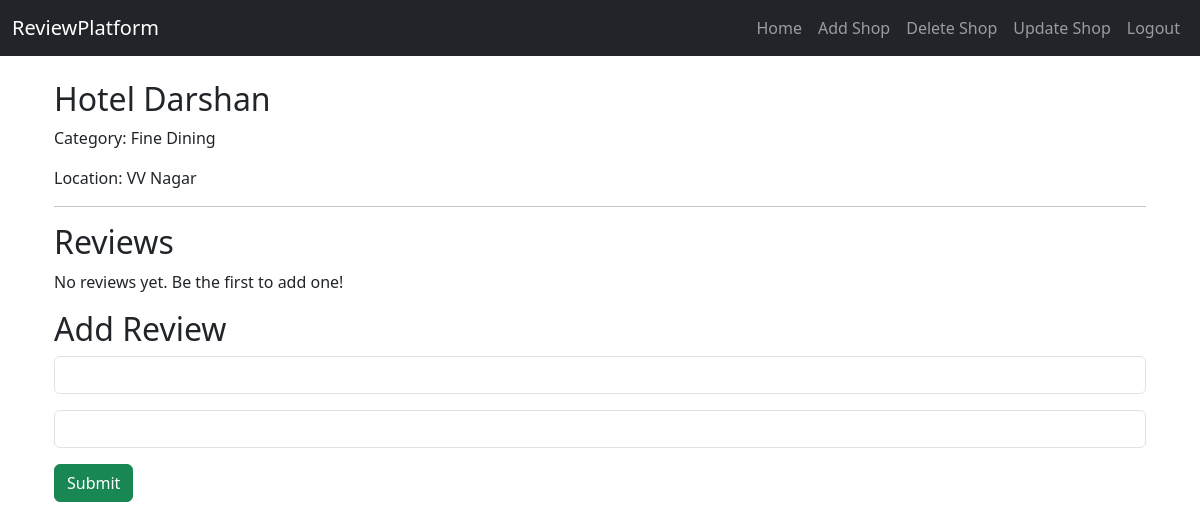
Screenshot of /shop/15/ (signed in) with the database file from the repository.
### reviews/models.py (models this page shows, shortened)
class Shop(models.Model):
    category_choices = [
        ('fast-food','Fast Food'),
        ('cafe','Cafe'),
        ('fine-dining','Fine Dining'),
        ('light-meals','Light Meals'),
        ('desserts','Desserts'),
    ]
    name = models.CharField(max_length=50)
    category = models.CharField(max_length=50, choices=category_choices, default='other')
    location = models.CharField(max_length=50)
    added_by = models.ForeignKey(User,on_delete=models.CASCADE)
    created_at = models.DateTimeField(auto_now_add=True)

### reviews/views.py (the view, shortened to what this page needs)
# urls.py: path('shop/<int:shop_id>/',views.shop_det,name='shop_detail'),
@login_required(login_url='login')
def shop_det(request, shop_id):
    shop = get_object_or_404(Shop, pk=shop_id)
    reviews = Review.objects.filter(shop=shop)
    return render(request, 'reviews/shop_detail.html',{
        'shop':shop,
        'reviews' : reviews
    })

### reviews/templates/reviews/shop_detail.html (shortened to what this page needs)
{% extends "reviews/base.html" %}
{% block content %}
<div class="container mt-4">
    <h2>{{ shop.name }}</h2>
    <p>Category: {{ shop.get_category_display }}</p>
    <p>Location: {{ shop.location }}</p>
    <hr>
    <h2>Reviews</h2>
    {% if reviews %}
    {% for review in reviews %}
    <div class="border p-2 mb-2 w-auto">
        <div>
            <strong>{{ review.user.username }}</strong><br>
            <span>Rating: {{ review.rating }} <br>
                {{ review.comment }}
            </span>
        </div>
        <div class="counting">
            <button class="btn btn-light vote-btn up {% if user_upv %}active{% endif %}" data-id="{{ review.id }}">👆</button>
            <p class="total_count">{{ review.total_votes }}</p>
            <button class="btn btn-light vote-btn down {% if user_dnv %}active{% endif %}" data-id="{{ review.id }}">👇</button>
        </div>
    </div>
    {% endfor %}
    {% else %}
    <p>No reviews yet. Be the first to add one!</p>
    {% endif %}
    {% if user.is_authenticated %}
    <h2>Add Review</h2>
    <form method="post">
        <div class="mb-3">
            <input type="number" name="rating" class="form-control" min="1" max="5" required>
        </div>
        <div class="mb-3">
            <input type="text" name="comment" class="form-control" required>
        </div>
        <div class="mb-3">
            <input type="submit" class="btn btn-success">
        </div>
    </form>
    {% else %}
    <div class="mb-3">
        <p><a href="/login/">Login</a> to add a review!</p>
    </div>
    {% endif %}
</div>
{% endblock %}

### rows the page displays
Shop: name "Hotel Darshan", category "Fine Dining", location "VV Nagar"
